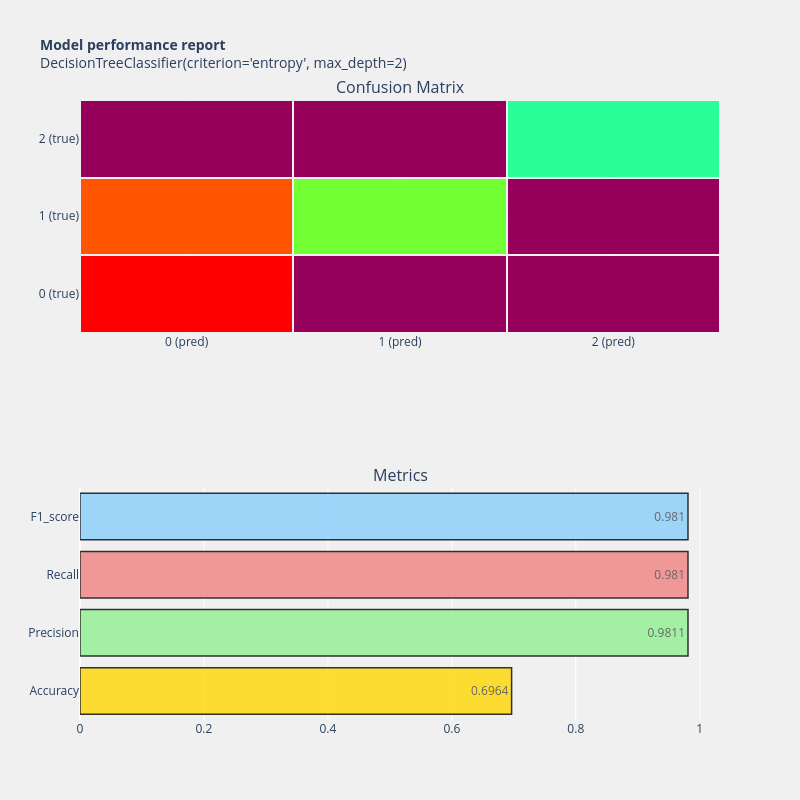

The code cell stored with this chart in its notebook:
### Code cell
y_test_pred = dt_best.predict(X_test)

model_performance(dt_best, y_test, y_test_pred)

### Figure 1 — Plotly figure (JSON) as saved in the notebook; plotly's stock layout.template omitted (floating-point values rounded to 4 significant figures)
{"data": [{"colorscale": [[0, "rgb(150,0,90)"], [0.125, "rgb(0,0,200)"], [0.25, "rgb(0,25,255)"], [0.375, "rgb(0,152,255)"], [0.5, "rgb(44,255,150)"], [0.625, "rgb(151,255,0)"], [0.75, "rgb(255,234,0)"], [0.875, "rgb(255,111,0)"], [1, "rgb(255,0,0)"]], "showscale": false, "type": "heatmap", "x": ["0 (pred)", "1 (pred)", "2 (pred)"], "xaxis": "x", "xgap": 2, "y": ["0 (true)", "1 (true)", "2 (true)"], "yaxis": "y", "ygap": 2, "z": [[11450, 19, 0], [10357, 6663, 0], [0, 0, 5691]]}, {"marker": {"color": ["gold", "lightgreen", "lightcoral", "lightskyblue"], "line": {"color": "#000000", "width": 1.5}}, "opacity": 0.8, "orientation": "h", "text": ["0.6964", "0.9811", "0.981", "0.981"], "textposition": "auto", "type": "bar", "x": [0.6964, 0.9811, 0.981, 0.981], "xaxis": "x2", "y": ["Accuracy", "Precision", "Recall", "F1_score"], "yaxis": "y2"}], "layout": {"annotations": [{"font": {"size": 16}, "showarrow": false, "text": "Confusion Matrix", "x": 0.5, "xanchor": "center", "xref": "paper", "y": 1, "yanchor": "bottom", "yref": "paper"}, {"font": {"size": 16}, "showarrow": false, "text": "Metrics", "x": 0.5, "xanchor": "center", "xref": "paper", "y": 0.375, "yanchor": "bottom", "yref": "paper"}], "autosize": true, "height": 800, "paper_bgcolor": "rgba(240,240,240, 0.95)", "plot_bgcolor": "rgba(240,240,240, 0.95)", "showlegend": false, "title": {"font": {"size": 14}, "text": "<b>Model performance report</b><br>DecisionTreeClassifier(criterion='entropy', max_depth=2)"}, "width": 800, "xaxis": {"anchor": "y", "domain": [0, 1]}, "xaxis2": {"anchor": "y2", "domain": [0, 1]}, "yaxis": {"anchor": "x", "domain": [0.625, 1]}, "yaxis2": {"anchor": "x2", "domain": [0, 0.375]}}}
